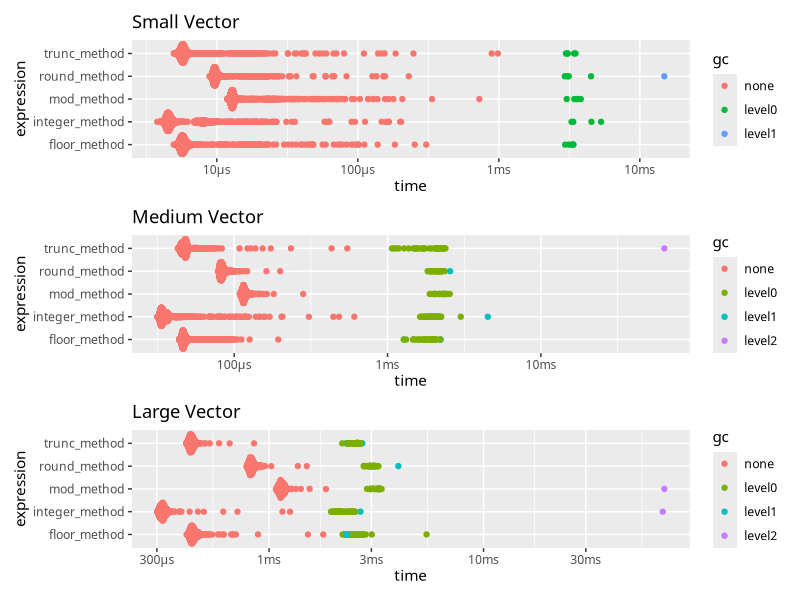

The R script that drew this image:
## ---- chunk 1
# vector
x <- c(0.0, 0.5, 1.000, 1.5, 1.6, 1.7, 1.75, 2.0, 2.4, 2.5, 3.0, 74.0)

# create objects for testing equality of output
integer_method <- x[as.integer(x) != x]
trunc_method <- x[trunc(x) != x]
round_method <- x[round(x) != x]
mod_method <- x[x %% 1 != 0]
floor_method <- x[floor(x) != x]
## ---- chunk 2
options(width = 10000) 
## ---- chunk 3
# create an equality matrix
methods_vec <- c("integer_method", "trunc_method", "round_method", "mod_method", "floor_method")
objs <- mget(methods_vec)
outer(objs, objs, Vectorize(all.equal))
## ---- chunk 4
library(ggplot2)        # plotting
library(patchwork)      # plot multiple plots
library(dplyr)          # using this for pipe functionality 
library(tidyr)          # for gather function when creating the plot I have in mind

# create vectors of different sizes
x <- c(0.0, 0.5, 1.000, 1.5, 1.6, 1.7, 1.75, 2.0, 2.4, 2.5, 3.0, 74.0)
xs <- rep(x, 1e2)
xm <- rep(x, 1e3)
xl <- rep(x, 1e4)
## ---- chunk 5
# benchmark small vector
bms_xs <- bench::mark(
  integer_method = xs[as.integer(xs) != xs],
  trunc_method = xs[trunc(xs) != xs],
  round_method = xs[round(xs) != xs],
  mod_method = xs[xs %% 1 != 0],
  floor_method = xs[floor(xs) != xs]
)

# benchmark medium vector
bms_xm <- bench::mark(
  integer_method = xm[as.integer(xm) != xm],
  trunc_method = xm[trunc(xm) != xm],
  round_method = xm[round(xm) != xm],
  mod_method = xm[xm %% 1 != 0],
  floor_method = xm[floor(xm) != xm]
)

# benchmark large vector
bms_xl <- bench::mark(
  integer_method = xl[as.integer(xl) != xl],
  trunc_method = xl[trunc(xl) != xl],
  round_method = xl[round(xl) != xl],
  mod_method = xl[xl %% 1 != 0],
  floor_method = xl[floor(xl) != xl]
)
## ---- chunk 6
p1 <- autoplot(bms_xs) + 
  labs(title = "Small Vector") +
  theme(text = element_text(family = "Source Code Pro"))

p2 <- autoplot(bms_xm) + 
  labs(title = "Medium Vector") +
  theme(text = element_text(family = "Source Code Pro"))

p3 <- autoplot(bms_xl) + 
  labs(title = "Large Vector") +
  theme(text = element_text(family = "Source Code Pro"))

vectors <- data.frame(
  small = length(xs),
  medium = length(xm),
  large = length(xl)
)

p4 <- vectors %>% 
  gather() %>% 
  ggplot(aes(key, value)) +
  geom_col(color = "black", fill = "white") +
  labs(title = "Vector Lengths", x = "vector", y = "length") +
  theme(text = element_text(family = "Source Code Pro"))

p1 / p2 / p3 
